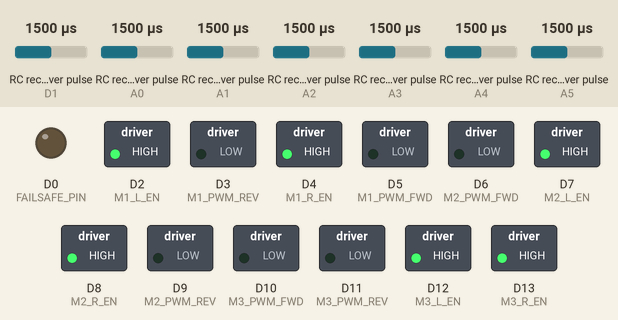
Simulated run of this sketch. Board: Arduino Uno R4 WiFi. Shown: switched loads named in the sketch (green lamp = pin HIGH), output pins drawn as LEDs (lit = HIGH). Wiring (inferred from the names in the program): 7 × RC receiver channel: data D1 / data A0 / data A1 / data A2 / data A3 / data A4 / data A5. Inputs (shaded band) come from the test bench; at power-on: RC receiver pulse (sensors on A1, D1, A2, A0, A5, A3, A4) 1500 µs. What the sketch prints to the serial monitor is not drawn.

Above: at 1.2 s.
1.3 s: RC receiver pulse (sensor on A1) set to 1020 µs
At 1.7 s:
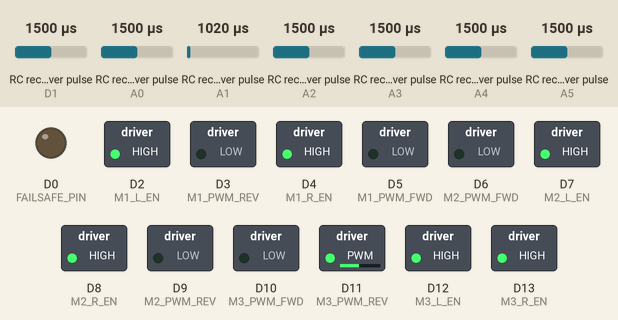
2.8 s: RC receiver pulse (sensor on D1) set to 1750 µs
At 4.0 s:
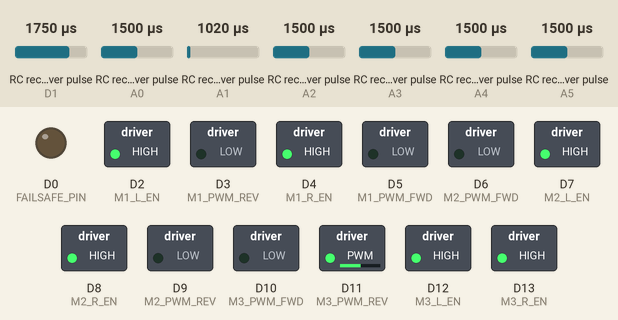
4.3 s: RC receiver pulse (sensor on A1) set to 1750 µs
At 5.2 s:
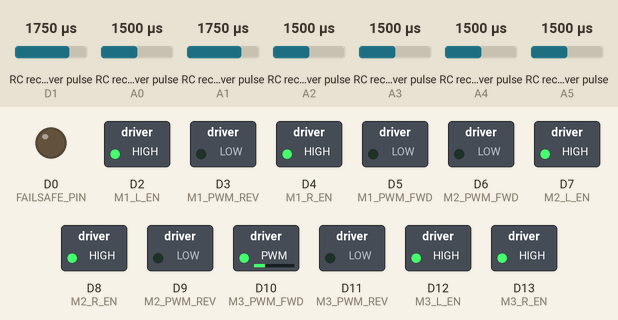
5.8 s: RC receiver pulse (sensor on A2) set to 1020 µs
At 6.13 s:
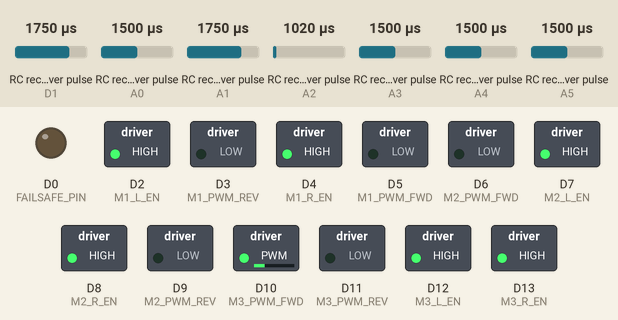
8.8 s: RC receiver pulse (sensor on A0) set to 1517 µs
At 9.8 s:
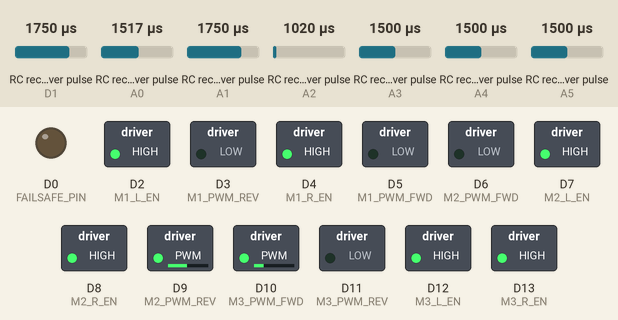
10.3 s: RC receiver pulse (sensor on A5) set to 1524 µs
At 11.0 s:
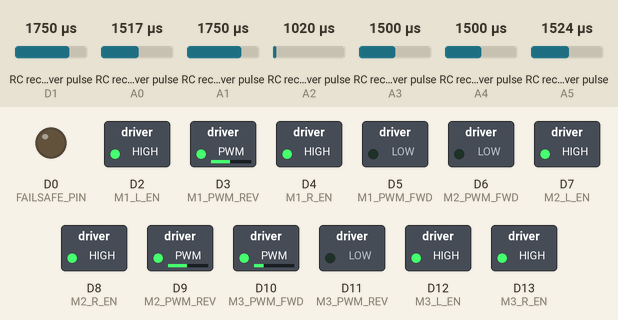
Timing chart, 0 to 12.8 s (numbered marks = the images above; inputs shaded):
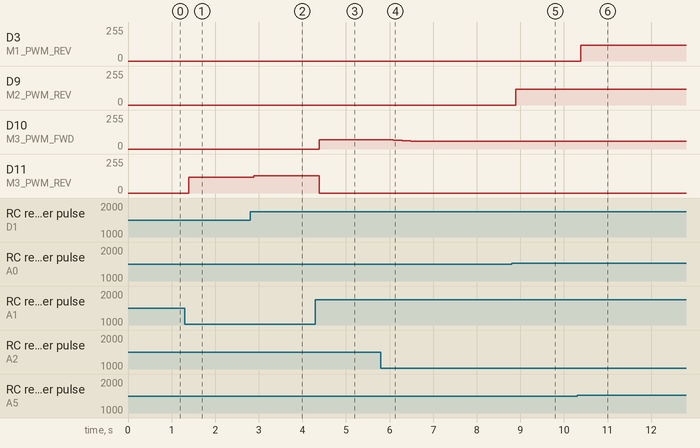

Measured:
- the behaviour switches between 1509 and 1510 µs on RC receiver pulse (sensor on A0) (found by bisection; images 4 and 5)
- the behaviour switches between 1509 and 1510 µs on RC receiver pulse (sensor on A5) (found by bisection; images 5 and 6)
- after the input at 1.3 s, D11 (M3_PWM_REV): 0/255 → 120/255 after 0.09 s
- after the input at 2.8 s, D11 (M3_PWM_REV): 120/255 → 130/255 after 0.09 s
- after the input at 4.3 s, D10 (M3_PWM_FWD): 0/255 → 70/255 after 0.09 s; D11 (M3_PWM_REV): 130/255 → 0/255 after 0.09 s
- after the input at 5.8 s, D10 (M3_PWM_FWD): moves from 70/255 to 60/255 over 0.50 s, starting after 0.19 s
- after the input at 8.8 s, D9 (M2_PWM_REV): 0/255 → 120/255 after 0.09 s
- after the input at 10.3 s, D3 (M1_PWM_REV): 0/255 → 120/255 after 0.09 s

The sketch:

Car.ino
```cpp
#include "WiFiS3.h"

// Arduino UNO R4 – RC-controlled Power Wheel

// WiFi
const char ssid[] = "";
const char pass[] = "";

// Motor control (BTS7960)
const int M1_PWM_FWD = 5; // R
const int M1_PWM_REV = 3; // L
const int M1_L_EN    = 2;
const int M1_R_EN    = 4;

const int M2_PWM_FWD = 6; // R
const int M2_PWM_REV = 9; // L
const int M2_L_EN    = 7;
const int M2_R_EN    = 8;

const int M3_PWM_FWD = 10; // R
const int M3_PWM_REV = 11; // L
const int M3_L_EN    = 12;
const int M3_R_EN    = 13;

// RC channels (FS-i6X receiver)
const int RC_STEER = A1;       // Channel 1, steering left/right
const int RC_THROTTLE = A2;    // Channel 2, throttle forward/reverse
const int RC_EXTRA = A3;       // Channel 8, extra function, cut ramp up time in half.
const int RC_MAX_SPEED = A4;   // Channel 3, max speed control
const int RC_HARD_MAX_SPEED = NULL; // Channel 5, hard limit speed control (digital 0 does not seem to work)
const int RC_STEERING_SPEED = 1; // Channel 6, fine tune steering speed
const int RC_ENG1_SWITCH = A5; // Channel 7, engine 1 ON/OFF
const int RC_ENG2_SWITCH = A0; // Channel 10, engine 2 ON/OFF

const int FAILSAFE_PIN = 0; // Failsafe output pin (LED, relay, etc.)

const float RAMP_MAX_STEP_PER_MS = 255.0 / 1250.0; // Max throttle step per millisecond (255 på 1250 ms)
unsigned long lastRampUpdateTime = 0;
int currentThrottle = 0;

// General signal reader for mapped values
int readSignalValue(int pin, int minLimit, int maxLimit, int overrideLimit, int defaultValue) {
  const int PWM_MIN = 1000;
  const int PWM_MAX = 2000;

  int rawValue = pulseIn(pin, HIGH, 25000);
  //Serial.print("  RAW: "); Serial.print(rawValue);

  if (rawValue < 100) {
    return defaultValue;
  }

  int outSpan = maxLimit - minLimit;
  int buffer = abs(outSpan) * 0.02;

  // Apply override limit
  if(overrideLimit < maxLimit) maxLimit = overrideLimit;
  if(-overrideLimit > minLimit) minLimit = -overrideLimit;

  int mappedValue = constrain(
    map(rawValue, PWM_MIN, PWM_MAX, minLimit - buffer, maxLimit + buffer),
    minLimit, maxLimit
  );

  // Deadzone (use percentage to calculate instead?)
  if (abs(mappedValue) <= 12) mappedValue = 0;

  return mappedValue;
}

// General digital switch reader
bool readSwitchValue(int pin, bool defaultValue = false) {
  int value = readSignalValue(pin, 0, 100, 100, defaultValue ? 100 : 0);
  return value > 50;
}

void setup() {
  Serial.begin(115200);
  while (!Serial) {}

  if (ssid[0] != '\0' && pass[0] != '\0') {
    if (WiFi.begin(ssid, pass) != WL_CONNECTED) {
      Serial.println("Failed to connect to the WiFi network");
      while (true);
    }
    Serial.print("IP-address: ");
    Serial.println(WiFi.localIP());
  } else {
    Serial.println("WiFi SSID or password not set, skipping WiFi connection.");
  }

  pinMode(M1_PWM_FWD, OUTPUT);
  pinMode(M1_PWM_REV, OUTPUT);
  pinMode(M1_L_EN, OUTPUT);
  pinMode(M1_R_EN, OUTPUT);

  pinMode(M2_PWM_FWD, OUTPUT);
  pinMode(M2_PWM_REV, OUTPUT);
  pinMode(M2_L_EN, OUTPUT);
  pinMode(M2_R_EN, OUTPUT);

  pinMode(M3_PWM_FWD, OUTPUT);
  pinMode(M3_PWM_REV, OUTPUT);
  pinMode(M3_L_EN, OUTPUT);
  pinMode(M3_R_EN, OUTPUT);

  pinMode(RC_STEER, INPUT);
  pinMode(RC_STEERING_SPEED, INPUT);
  pinMode(RC_THROTTLE, INPUT);
  pinMode(RC_ENG1_SWITCH, INPUT);
  pinMode(RC_ENG2_SWITCH, INPUT);
  pinMode(RC_EXTRA, INPUT);
  pinMode(RC_MAX_SPEED, INPUT);
  pinMode(RC_HARD_MAX_SPEED, INPUT);

  pinMode(FAILSAFE_PIN, OUTPUT);
  digitalWrite(FAILSAFE_PIN, LOW);

  digitalWrite(M1_L_EN, HIGH);
  digitalWrite(M1_R_EN, HIGH);
  digitalWrite(M2_L_EN, HIGH);
  digitalWrite(M2_R_EN, HIGH);
  digitalWrite(M3_L_EN, HIGH);
  digitalWrite(M3_R_EN, HIGH);
}

void loop() {
  // Read steering and set a slightly bigger dead zone than default
  int maxSteeringSpeed = readSignalValue(RC_STEERING_SPEED, 100, 140, 140, 120); // Default is 120
  int steer = readSignalValue(RC_STEER, -255, 255, maxSteeringSpeed, 9999); // 170 = ~12V

  // Reduce steering speed proportionally to throttle speed (max 20 at full throttle)
  float steeringReduction = (abs(currentThrottle) / 255.0) * 20.0;
  steer = (steer > 0) ? max(0, steer - steeringReduction) : min(0, steer + steeringReduction);

  // Steering deadzone should be slightly bigger than the default
  if (abs(steer) <= 20) steer = 0;

  // Max speed via potentiometer or switch (channel 4)
  int maxSpeed = readSignalValue(RC_MAX_SPEED, 50, 255, 255, 150); // 170 = ~12V
  int hardMaxSpeed = readSignalValue(RC_HARD_MAX_SPEED, 50, 255, 255, 255); // Additional limit of max speed via knob (hard limit).
  maxSpeed = constrain(maxSpeed, -hardMaxSpeed, hardMaxSpeed);

  // Read throttle
  int throttleTarget = readSignalValue(RC_THROTTLE, -maxSpeed, maxSpeed, maxSpeed, 9999);
  if (throttleTarget < -120) throttleTarget = -120;

  //throttleTarget = constrain(throttleTarget, -maxSpeed, maxSpeed);

  // Engine switches (default true = on)
  bool engine1Enabled = readSwitchValue(RC_ENG1_SWITCH, true);
  bool engine2Enabled = readSwitchValue(RC_ENG2_SWITCH, true);

  // Extra function - for now, cut ramp up time in half
  bool extraFunction = readSwitchValue(RC_EXTRA, false);

  // Failsafe handling, if the remote is not sending signals (actually the receiver)
  bool failsafeActive = (steer == 9999 || throttleTarget == 9999);
  digitalWrite(FAILSAFE_PIN, failsafeActive ? HIGH : LOW);
  if (failsafeActive) {
    // Stop all motors, both FWD and REV
    analogWrite(M1_PWM_FWD, 0);
    analogWrite(M1_PWM_REV, 0);
    analogWrite(M2_PWM_FWD, 0);
    analogWrite(M2_PWM_REV, 0);
    analogWrite(M3_PWM_FWD, 0);
    analogWrite(M3_PWM_REV, 0);

    // Optionally also disable enable-pins for extra safety
    // digitalWrite(M1_L_EN, LOW);
    // digitalWrite(M1_R_EN, LOW);
    // digitalWrite(M2_L_EN, LOW);
    // digitalWrite(M2_R_EN, LOW);
    // digitalWrite(M3_L_EN, LOW);
    // digitalWrite(M3_R_EN, LOW);

    Serial.println("FAILSAFE ACTIVE!");
    delay(20);
    return;
  }

  // Calculate time elapsed since last loop iteration (in milliseconds)
  unsigned long now = millis();
  float elapsed = now - lastRampUpdateTime;
  lastRampUpdateTime = now;

  // Calculate the maximum allowed throttle change for this iteration
  float maxStepPerMs = extraFunction ? RAMP_MAX_STEP_PER_MS*2 : RAMP_MAX_STEP_PER_MS;
  float maxStep = elapsed * RAMP_MAX_STEP_PER_MS;

  // Compute difference between current throttle and target throttle
  int throttleDiff = throttleTarget - currentThrottle;

  // Limit the throttle change to the max step
  if (abs(throttleDiff) > maxStep) {
      // Move current throttle towards target throttle, limited by max step
      currentThrottle += (throttleDiff > 0 ? maxStep : -maxStep);
  } else {
      // Close enough to target, snap to target
      currentThrottle = throttleTarget;
  }

  // Motor 1 & 2 drive control with enable switches
  if (currentThrottle > 0) {
    // Engine 1
    if (engine1Enabled) {
        analogWrite(M1_PWM_REV, 0);
        analogWrite(M1_PWM_FWD, currentThrottle);
    } else {
        analogWrite(M1_PWM_FWD, 0);
        analogWrite(M1_PWM_REV, 0);
    }
    // Engine 2
    if (engine2Enabled) {
        analogWrite(M2_PWM_REV, 0);
        analogWrite(M2_PWM_FWD, currentThrottle);
    } else {
        analogWrite(M2_PWM_FWD, 0);
        analogWrite(M2_PWM_REV, 0);
    }
  } else if (currentThrottle < 0) {
    if (engine1Enabled) {
        analogWrite(M1_PWM_FWD, 0);
        analogWrite(M1_PWM_REV, -currentThrottle);
    } else {
        analogWrite(M1_PWM_FWD, 0);
        analogWrite(M1_PWM_REV, 0);
    }
    if (engine2Enabled) {
        analogWrite(M2_PWM_FWD, 0);
        analogWrite(M2_PWM_REV, -currentThrottle);
    } else {
        analogWrite(M2_PWM_FWD, 0);
        analogWrite(M2_PWM_REV, 0);
    }
  } else {
    analogWrite(M1_PWM_FWD, 0);
    analogWrite(M1_PWM_REV, 0);
    analogWrite(M2_PWM_FWD, 0);
    analogWrite(M2_PWM_REV, 0);
  }

  // Steering motor (Motor 3)
  if (steer > 0) {
    analogWrite(M3_PWM_REV, 0);
    analogWrite(M3_PWM_FWD, steer);
  } else if (steer < 0) {
    analogWrite(M3_PWM_FWD, 0);
    analogWrite(M3_PWM_REV, -steer);
  } else {
    analogWrite(M3_PWM_FWD, 0);
    analogWrite(M3_PWM_REV, 0);
  }

  // Use switch function for the relay to toggle the lights on/off for the extra channel
  //bool lightsOn = readSwitchValue(RC_EXTRA);

  // Debugging output
  Serial.print("Steering: "); Serial.print(steer);
  Serial.print("  MaxSteeringSpeed: "); Serial.print(maxSteeringSpeed);
  Serial.print("  Throttle: "); Serial.print(currentThrottle);
  Serial.print("  MaxSpeed: "); Serial.print(maxSpeed);
  Serial.print("  HardMaxSpeed: "); Serial.print(hardMaxSpeed);
  Serial.print("  ExtraFunction: "); Serial.print(extraFunction ? "ON" : "OFF");
  Serial.print("  Eng1: "); Serial.print(engine1Enabled ? "ON" : "OFF");
  Serial.print("  Eng2: "); Serial.print(engine2Enabled ? "ON" : "OFF");
  Serial.println("");

  delay(20); // Update frequency ~50Hz
}
```
